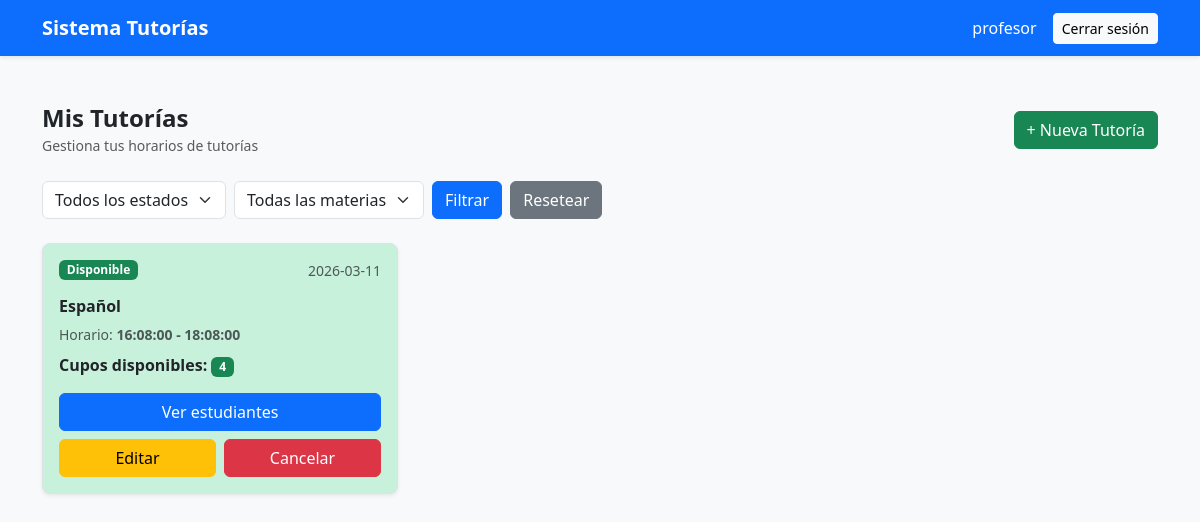
/sistema_tutorias/views/tutorias/listar.php (signed in), run on the app's committed database.
### tables this page shows
CREATE TABLE `tb_tutorias` (
  `id_tutoria` int(11) NOT NULL,
  `id_profesor` int(11) NOT NULL,
  `id_materia` int(11) DEFAULT NULL,
  `fecha` date NOT NULL,
  `hora_inicio` time NOT NULL,
  `hora_fin` time NOT NULL,
  `cupos` int(11) NOT NULL,
  `estado` enum('disponible','reservada','cancelada','finalizada') DEFAULT 'disponible',
  `fecha_creacion` timestamp NOT NULL DEFAULT current_timestamp()
);

CREATE TABLE `tb_materias` (
  `id_materia` int(11) NOT NULL,
  `nombre` varchar(100) NOT NULL,
  `descripcion` varchar(255) DEFAULT NULL,
  `estado` tinyint(1) DEFAULT 1
);

### sistema_tutorias/views/tutorias/listar.php (the view, shortened to what this page needs)
<?php
require_once "../../config/conexion.php";
$id_usuario = $_SESSION['id_usuario'];
$where_clauses = [];
$where_clauses[] = "t.id_profesor = $id_usuario";
$where_sql = "WHERE " . implode(" AND ", $where_clauses);
$sql = "
SELECT
t.id_tutoria,
t.fecha,
t.hora_inicio,
t.hora_fin,
t.cupos,
t.estado,
m.nombre AS materia
FROM tb_tutorias t
INNER JOIN tb_materias m
ON t.id_materia = m.id_materia
$where_sql
ORDER BY t.fecha ASC
";
$resultado = $conexion->query($sql);
?>
<?php include "../../includes/header.php"; ?>
<?php include "../../includes/navbar.php"; ?>
<div class="container py-5">
<div class="d-flex justify-content-between align-items-center mb-4">
<div>
<h4 class="fw-semibold mb-0">Mis Tutorías</h4>
<small class="text-muted">Gestiona tus horarios de tutorías</small>
</div>
<a href="crear.php" class="btn btn-success">
+ Nueva Tutoría
</a>
</div>
<form method="GET" class="mb-4 d-flex gap-2 flex-wrap align-items-center">
<select name="estado" class="form-select w-auto">
<option value="">Todos los estados</option>
</select>
<select name="materia" class="form-select w-auto">
<option value="">Todas las materias</option>
</select>
<button type="submit" class="btn btn-primary">
Filtrar
</button>
<a href="listar.php" class="btn btn-secondary">
Resetear
</a>
</form>
<?php if ($resultado->num_rows > 0): ?>
<div class="row g-4">
<?php while ($tutoria = $resultado->fetch_assoc()): ?>
<?php
$stmt = $conexion->prepare("
SELECT COUNT(*) as total
FROM tb_reservas
WHERE id_tutoria = ?
");
$stmt->bind_param("i", $tutoria['id_tutoria']);
$stmt->execute();
$reservas = $stmt->get_result()->fetch_assoc()['total'];
$cupos_disponibles = $tutoria['cupos'] - $reservas;
$card_color = '#c8f1dc';
?>
<div class="col-md-6 col-lg-4">
<div class="card h-100 shadow-sm rounded-3 border"
style="background-color: <?php echo $card_color; ?>;">
<div class="card-body d-flex flex-column">
<div class="d-flex justify-content-between align-items-start">
<span class="badge bg-<?php
echo ($tutoria['estado']=='disponible')?'success':
(($tutoria['estado']=='reservada')?'warning':'danger');
?>">
<?php echo ucfirst($tutoria['estado']); ?>
</span>
<small class="text-muted">
<?php echo $tutoria['fecha']; ?>
</small>
</div>
<h6 class="mt-3 mb-2 fw-semibold">
<?php echo htmlspecialchars($tutoria['materia']); ?>
</h6>
<p class="mb-2 text-muted small">
Horario:
<strong>
<?php echo $tutoria['hora_inicio']; ?>
-
<?php echo $tutoria['hora_fin']; ?>
</strong>
</p>
<p class="mb-3">
<strong>Cupos disponibles:</strong>
<span class="badge bg-<?php echo ($cupos_disponibles > 0) ? 'success' : 'danger'; ?>">
<?php echo $cupos_disponibles; ?>
</span>
</p>
<div class="mt-auto">
<a href="ver_estudiantes.php?id=<?php echo $tutoria['id_tutoria']; ?>"
class="btn btn-primary w-100 mb-2">
Ver estudiantes
</a>
<div class="d-flex gap-2">
<a href="editar.php?id=<?php echo $tutoria['id_tutoria']; ?>"
class="btn btn-warning w-50">
Editar
</a>
<?php if ($tutoria['estado'] != 'cancelada'): ?>
<a href="../../controllers/TutoriaController.php?accion=estado&id=<?php echo $tutoria['id_tutoria']; ?>&estado=cancelada"
class="btn btn-danger w-50"
onclick="return confirm('¿Seguro que deseas cancelar esta tutoría?')">
Cancelar
</a>
<?php endif; ?>
</div>
</div>
</div>
</div>
</div>
<?php endwhile; ?>
</div>
<?php endif; ?>
</div>
<?php include "../../includes/footer.php"; ?>

### data on the page
tb_tutorias: estado "Disponible", fecha "2026-03-11", id_materia.nombre "Español", hora_inicio "16:08:00", hora_fin "18:08:00", cupos "4"

### other printed values
$nombre "profesor"
